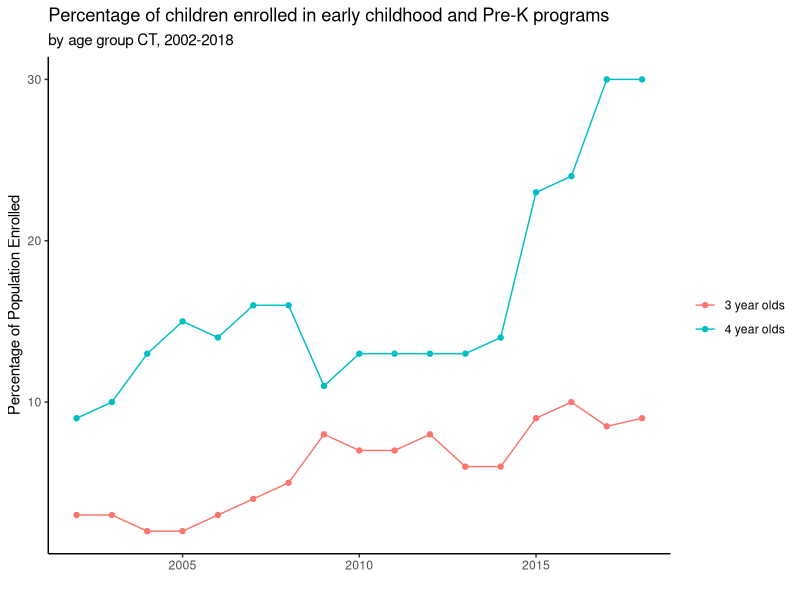

Reproduce this figure in R. (Note: this script raises an error after producing the figure.)
## ---- chunk 1
#| label: fig-pct-enroll
#| echo: false
#| message: false
#| warning: false
#| fig-cap: Quick Example Plot without CT Colors

library(ggplot2)
library(dplyr)

four_yo <- c(9,10,13,15,14,16,16,11,13,13,13,13,14,23,24,30,30)
three_yo <- c(3,3,2,2,3,4,5,8,7,7,8,6,6,9,10,8.5,9)

prek_enrollment <- 
  dplyr::tibble(
    pct_enroll = c(four_yo, three_yo),
    year = c(2002:2018, 2002:2018),
    age = c(rep("4 year olds", 17), rep("3 year olds", 17))
  )

basic_plot <- 
  ggplot(prek_enrollment, aes(year, pct_enroll)) +
  geom_point(aes(col = age)) +
  geom_line(aes(col = age)) +
  theme_classic() +
  labs(
    title = 
    "Percentage of children enrolled in early childhood and Pre-K programs",
    subtitle = "by age group CT, 2002-2018",
    col = "",
    x = "",
    y = "Percentage of Population Enrolled"
  )

basic_plot

#TODO add guides
#TODO add proper colors
#TODO add source caption
#TODO more years on x axis
#TODO remove y axis line
  
  
  
## ---- chunk 2
#| label: fig-pct-enroll-ct
#| echo: false
#| message: false
#| warning: false
#| fig-cap: "Source: [@placeholder5]"


blue <- list_color_hex_codes$list_ct_primary_colors$primary
orange <- list_color_hex_codes$list_ct_secondary_colors$secondary

basic_plot +
   scale_color_manual(values = c(blue, orange)) +
  theme_ct_vertical() +
  theme_poppins_bold_all()
 

## ---- chunk 3
#| label: fig-pct-wbach
#| echo: false
#| message: false
#| warning: false
#| fig-cap: "___Source:___ [@placeholder6]"

# data

pct_wbach <- 
  dplyr::tibble(
    year = c(rep(2010:2017,2)),
    grp = c(rep("CT", 8), rep("US", 8)),
    pct = c(
      35.5, 36.2, 37.1, 37.2, 38.0, 38.3, 38.6, 38.7,
      28.2, 28.5, 29.1, 29.6, 30.1, 30.6, 31.3, 32.0
    )
  ) |> 
  dplyr::mutate(grp = factor(grp, levels = c("CT", "US")))

db <- list_color_hex_codes$list_ct_primary_colors$primary_shade2
lb <- list_color_hex_codes$list_ct_primary_colors$primary


ggplot(pct_wbach, aes(x = year, y = pct, colour = grp)) +
  geom_point() +
  geom_line() +
  geom_text(
    aes(label = pct),
    nudge_y = 1,
    show.legend = FALSE
  ) +
  scale_y_continuous(
    expand = c(0,6)
  ) +
  scale_x_continuous(n.breaks = 8) +
  scale_color_manual(values = c(lb,db)) +
  theme_ct_vertical() +
  theme_poppins_bold_all() +
  theme(
    title = element_text(size = 8.5),
    legend.direction = "horizontal",
    legend.position = "inside",
    legend.position.inside = c(0.8, 1.0)
  ) +
  labs(
    title = "Percentage of population 25 years and older with a bachelor's degree or higher",
    subtitle = "CT and US, 2010-2017",
    y = "PERCENTAGE OF POPULATION",
    x = "",
    col = ""
  )

## ---- chunk 4
#| label: fig-pct-edu-attn
#| echo: false
#| message: false
#| warning: false
#| fig-cap: "___Source:___ [@placeholder1]"

# data

grp_levels <- c("CT", "NH White", "Hispanic", "Black", "Asian")
degree_levels <- c("Less than Highschool", "High School diploma or equivalent",
                   "Some college or Associate's degree", "Bachelor's Degree",
                   "Gradute or professional degree")

edu_attn <- 
  tidyr::expand_grid(grp_levels, degree_levels) |> 
  dplyr::tibble(
    pct = c(
      0.096, 0.271, 0.246, 0.214, 0.173,
      0.056, 0.256, 0.249, 0.244, 0.195,
      0.284, 0.329, 0.329, 0.096, 0.065,
      0.125, 0.378, 0.298, 0.120, 0.120,
      0.110, 0.128, 0.117, 0.302, 0.344
    )
  ) |> 
  dplyr::rename(
    grp = grp_levels,
    degree = degree_levels
  ) |> 
  dplyr::mutate(
    grp = factor(grp, levels = grp_levels),
    degree = factor(degree, levels = degree_levels)
  ) |> 
  group_by(grp) |> 
  mutate(
    cum_y = cumsum(pct),
    label_y = cum_y - (pct/2)
  ) |> 
  ungroup() |> 
  mutate(
    label = paste0(pct * 100, "%"),
    color_group = if_else(
      degree == "Gradute or professional degree", 
      "white", 
      "black"
    )
  )

# plot
blues <- 
  list_color_hex_codes$list_ct_primary_colors |> 
  unlist() |> 
  unname()

ggplot(edu_attn, aes(x = grp, y = pct, fill = degree)) +
  geom_col(
    col = "white", 
    position = position_stack(reverse = TRUE)
  ) +
  geom_text(
    aes(
      label = label, 
      y = label_y,
      colour = color_group
    ), 
    size = 2.7,
    show.legend = FALSE
  ) +
  coord_flip() +
  scale_fill_manual(values = blues) +
  scale_color_manual(values = c("white", "black")) +
  theme_ct_horizontal() +
  theme_poppins_bold_all() +
  theme(
    legend.position = "top",
    legend.direction = "horizontal",
    legend.text = element_text(size = 7),
    legend.key.size = unit(5, "mm"),
    axis.text.x = element_blank()
  ) +
  labs(
    x = "",
    y = "PERCENTAGE OF POPULATION",
    fill = ""
  ) +
  guides(
    fill = guide_legend(byrow = TRUE, nrow = 2)
  )


